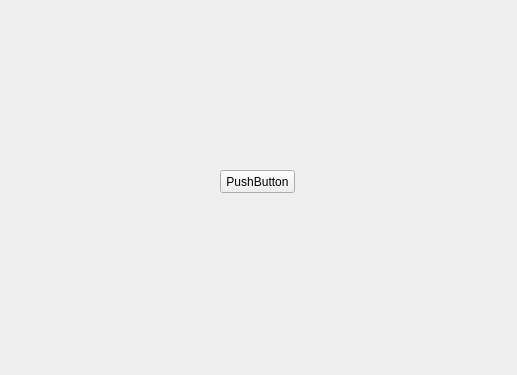
<?xml version="1.0" encoding="UTF-8"?>
<ui version="4.0">
 <class>DllNameWindow</class>
 <widget class="QWidget" name="DllNameWindow">
  <property name="geometry">
   <rect>
    <x>0</x>
    <y>0</y>
    <width>517</width>
    <height>375</height>
   </rect>
  </property>
  <property name="windowTitle">
   <string>Form</string>
  </property>
  <widget class="QPushButton" name="pushButton">
   <property name="geometry">
    <rect>
     <x>220</x>
     <y>170</y>
     <width>75</width>
     <height>23</height>
    </rect>
   </property>
   <property name="text">
    <string>PushButton</string>
   </property>
  </widget>
 </widget>
 <resources>
  <include location="Resource.qrc"/>
 </resources>
 <connections/>
</ui>
